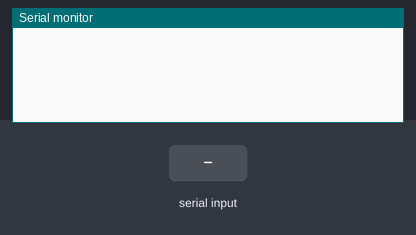
Bench run of a sketch on a simulated Arduino Uno, built with avr-gcc and run on an emulated ATmega328P. Parts: the last lines printed to the serial monitor. The test bench sets the inputs (shaded band).

Above: at 1.2 s.
1.3 s: "90,45|" received over Serial
At 2.1 s:
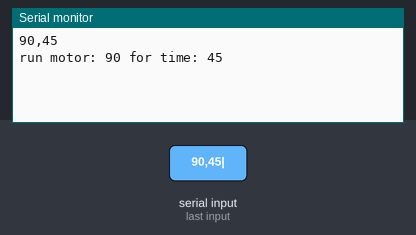
2.8 s: "5|" received over Serial
At 4.0 s:
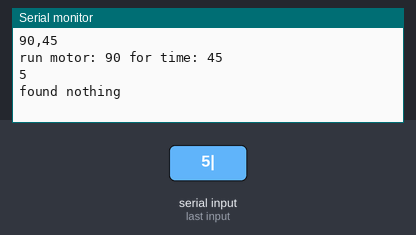
4.3 s: "1,90,45|" received over Serial
At 5.8 s:
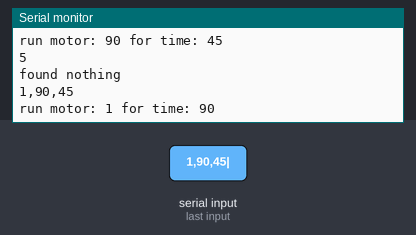

Measured:
- after the input at 1.3 s, the serial monitor: prints a new line at once (image 1)
- after the input at 2.8 s, the serial monitor: prints a new line at once (image 2)
- after the input at 4.3 s, the serial monitor: prints a new line at once (image 3)

The sketch:

split_incoming_serial.ino
```cpp
/*
 *  This sketch exemplifies taking a specific
 *  Serial message like "3,2000|"
 *  and splitting that up for use by a motor.
 */

#include <Wire.h>

String inputString = "";

void setup()
{
  Serial.begin(9600);
}

void loop()
{

}

void serialEvent() {
  if(Serial.available()) {
    inputString = Serial.readStringUntil('|');
  }
  Serial.println(inputString);
  parseInput(inputString);
}

void parseInput(String s) {
  int delimPos = s.indexOf(',');

  if (delimPos > -1) {
    String whichMotor = s.substring(0, delimPos);
    String duration = s.substring(delimPos+1);
    runMotor(whichMotor.toInt(), duration.toInt());
  } else {
    Serial.println("found nothing");
  }
}

void runMotor(int m, int t) {
  Serial.print("run motor: ");
  Serial.print(m);
  Serial.print(" for time: ");
  Serial.println(t);
}
```
